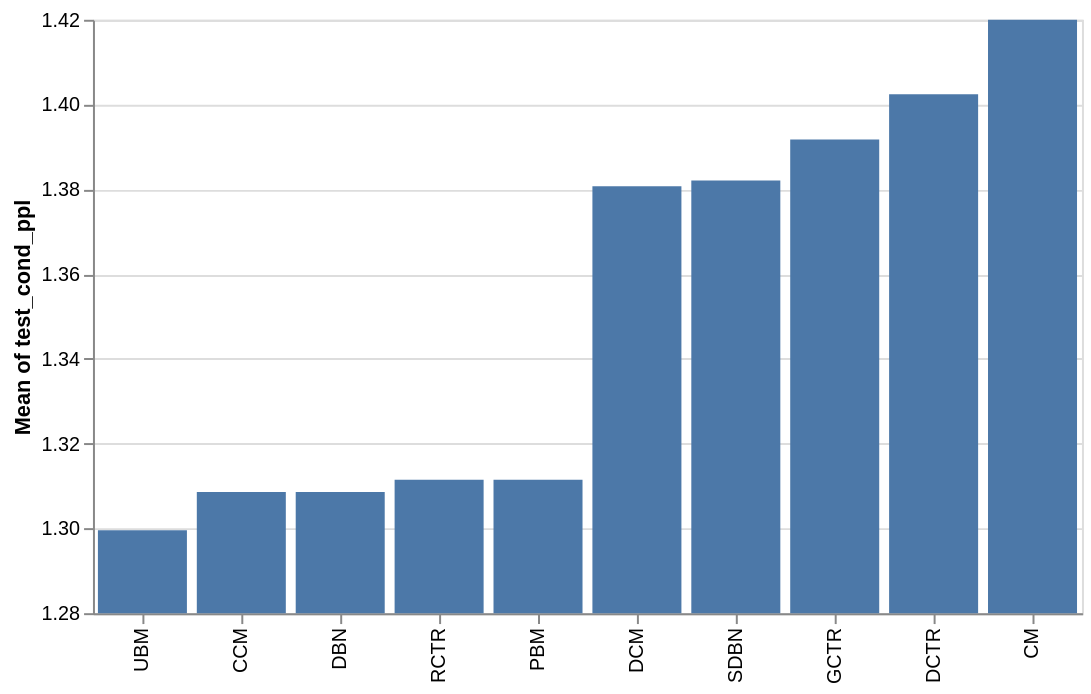

The notebook cell saved with this chart:
### Code cell
base = alt.Chart(df, width=500)

bars = base.mark_bar().encode(
    x=alt.X("model", title="", sort="y"),
    y=alt.Y("mean(test_cond_ppl)").scale(zero=False, domain=(1.28, 1.42), clamp=True)
)

errors = base.mark_errorbar(extent="ci", thickness=4).encode(
    x=alt.X("model", title=""),
    y=alt.Y("test_cond_ppl").scale(zero=False, domain=(1.15, 1.42))
)

bars + errors
bars

### Figure 1 — Vega-Lite specification as saved in the notebook (floating-point values rounded to 4 significant figures)
{"config": {"view": {"continuousWidth": 300, "continuousHeight": 300}}, "data": {"name": "data-245b5e792089785c075bd0d1c335f457"}, "mark": {"type": "bar"}, "encoding": {"x": {"field": "model", "sort": "y", "title": "", "type": "nominal"}, "y": {"aggregate": "mean", "field": "test_cond_ppl", "scale": {"zero": false, "domain": [1.28, 1.42], "clamp": true}, "type": "quantitative"}}, "width": 500, "$schema": "https://vega.github.io/schema/vega-lite/v5.20.1.json", "datasets": {"data-245b5e792089785c075bd0d1c335f457": [{"model": "DBN", "test_loss": 0.2516, "test_ll": -0.2514, "test_ppl": 1.319, "test_cond_ppl": 1.309, "train_time_s": 6484.0, "random_state": 1}, {"model": "SDBN", "test_loss": 0.3008, "test_ll": -0.3006, "test_ppl": 1.375, "test_cond_ppl": 1.383, "train_time_s": 6217.0, "random_state": 1}, {"model": "DCM", "test_loss": 0.2993, "test_ll": -0.2991, "test_ppl": 1.38, "test_cond_ppl": 1.381, "train_time_s": 3322.0, "random_state": 1}, {"model": "CCM", "test_loss": 0.2516, "test_ll": -0.2514, "test_ppl": 1.319, "test_cond_ppl": 1.309, "train_time_s": 3502.0, "random_state": 1}, {"model": "GCTR", "test_loss": 0.3026, "test_ll": -0.3023, "test_ppl": 1.392, "test_cond_ppl": 1.392, "train_time_s": 1401.0, "random_state": 1}, {"model": "CM", "test_loss": 0.7147, "test_ll": -0.7148, "test_ppl": 1.319, "test_cond_ppl": 2.23, "train_time_s": 3175.0, "random_state": 1}, {"model": "PBM", "test_loss": 0.2556, "test_ll": -0.2553, "test_ppl": 1.311, "test_cond_ppl": 1.311, "train_time_s": 3139.0, "random_state": 1}, {"model": "UBM", "test_loss": 0.2453, "test_ll": -0.245, "test_ppl": 1.311, "test_cond_ppl": 1.3, "train_time_s": 3204.0, "random_state": 1}, {"model": "DCTR", "test_loss": 0.309, "test_ll": -0.3087, "test_ppl": 1.403, "test_cond_ppl": 1.403, "train_time_s": 3124.0, "random_state": 1}, {"model": "RCTR", "test_loss": 0.2556, "test_ll": -0.2553, "test_ppl": 1.311, "test_cond_ppl": 1.311, "train_time_s": 1416.0, "random_state": 1}, {"model": "DBN", "test_loss": 0.2516, "test_ll": -0.2513, "test_ppl": 1.319, "test_cond_ppl": 1.309, "train_time_s": 6478.0, "random_state": 2}, {"model": "SDBN", "test_loss": 0.3007, "test_ll": -0.3004, "test_ppl": 1.374, "test_cond_ppl": 1.382, "train_time_s": 6219.0, "random_state": 2}, {"model": "DCM", "test_loss": 0.2991, "test_ll": -0.2989, "test_ppl": 1.379, "test_cond_ppl": 1.381, "train_time_s": 3321.0, "random_state": 2}, {"model": "CCM", "test_loss": 0.2515, "test_ll": -0.2513, "test_ppl": 1.319, "test_cond_ppl": 1.309, "train_time_s": 3502.0, "random_state": 2}, {"model": "GCTR", "test_loss": 0.3026, "test_ll": -0.3023, "test_ppl": 1.392, "test_cond_ppl": 1.392, "train_time_s": 1338.0, "random_state": 2}, {"model": "CM", "test_loss": 0.7146, "test_ll": -0.7147, "test_ppl": 1.319, "test_cond_ppl": 2.23, "train_time_s": 3150.0, "random_state": 2}, {"model": "PBM", "test_loss": 0.2555, "test_ll": -0.2553, "test_ppl": 1.311, "test_cond_ppl": 1.311, "train_time_s": 3139.0, "random_state": 2}, {"model": "UBM", "test_loss": 0.2453, "test_ll": -0.245, "test_ppl": 1.311, "test_cond_ppl": 1.3, "train_time_s": 3199.0, "random_state": 2}, {"model": "DCTR", "test_loss": 0.3087, "test_ll": -0.3085, "test_ppl": 1.403, "test_cond_ppl": 1.403, "train_time_s": 3124.0, "random_state": 2}, {"model": "RCTR", "test_loss": 0.2555, "test_ll": -0.2553, "test_ppl": 1.311, "test_cond_ppl": 1.311, "train_time_s": 1384.0, "random_state": 2}, {"model": "DBN", "test_loss": 0.2514, "test_ll": -0.2511, "test_ppl": 1.319, "test_cond_ppl": 1.308, "train_time_s": 6479.0, "random_state": 3}, {"model": "SDBN", "test_loss": 0.3002, "test_ll": -0.2999, "test_ppl": 1.374, "test_cond_ppl": 1.381, "train_time_s": 6216.0, "random_state": 3}, {"model": "DCM", "test_loss": 0.2987, "test_ll": -0.2984, "test_ppl": 1.379, "test_cond_ppl": 1.38, "train_time_s": 3317.0, "random_state": 3}, {"model": "CCM", "test_loss": 0.2514, "test_ll": -0.2511, "test_ppl": 1.319, "test_cond_ppl": 1.308, "train_time_s": 3504.0, "random_state": 3}, {"model": "GCTR", "test_loss": 0.3026, "test_ll": -0.3023, "test_ppl": 1.392, "test_cond_ppl": 1.392, "train_time_s": 1307.0, "random_state": 3}, {"model": "CM", "test_loss": 0.7146, "test_ll": -0.7146, "test_ppl": 1.319, "test_cond_ppl": 2.23, "train_time_s": 3155.0, "random_state": 3}, {"model": "PBM", "test_loss": 0.2555, "test_ll": -0.2553, "test_ppl": 1.311, "test_cond_ppl": 1.311, "train_time_s": 3138.0, "random_state": 3}, {"model": "UBM", "test_loss": 0.2453, "test_ll": -0.245, "test_ppl": 1.311, "test_cond_ppl": 1.3, "train_time_s": 3201.0, "random_state": 3}, {"model": "DCTR", "test_loss": 0.3082, "test_ll": -0.3079, "test_ppl": 1.402, "test_cond_ppl": 1.402, "train_time_s": 3121.0, "random_state": 3}, {"model": "RCTR", "test_loss": 0.2555, "test_ll": -0.2553, "test_ppl": 1.311, "test_cond_ppl": 1.311, "train_time_s": 1372.0, "random_state": 3}]}}
